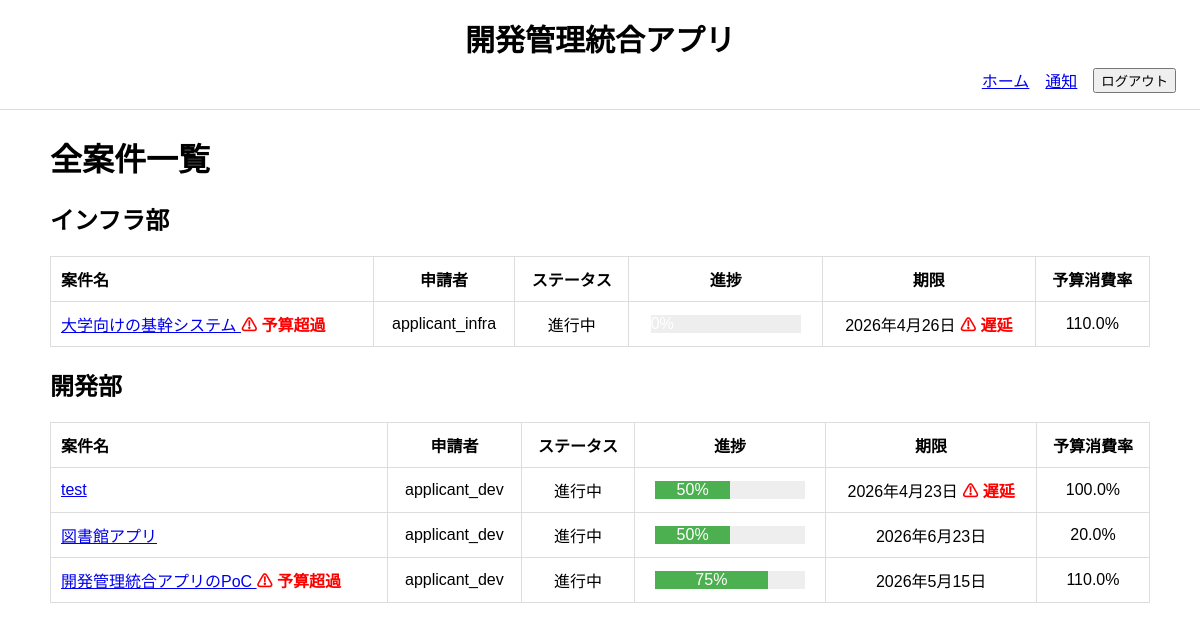
/hq/projects/ (signed in), run on the app's committed database.
### project_management_app/models.py (models this page shows, shortened)
class Department(models.Model):
    name = models.CharField("部門", max_length=100, unique=True)
    is_headquarters = models.BooleanField(default=False)
    class Meta:
        verbose_name = "部門"
        verbose_name_plural = "部門"
        ordering = ["name"]

class Project(models.Model):
    class Status(models.TextChoices):
        DRAFT = "draft", "下書き"
        PENDING_MANAGER = "pending_manager", "部門承認待ち"
        PENDING_HQ = "pending_hq", "本部承認待ち"
        APPROVED = "approved", "承認済"
        IN_PROGRESS = "in_progress", "進行中"
        COMPLETED = "completed", "完了"
        REJECTED = "rejected", "却下"
    name = models.CharField("案件名", max_length=200)
    description = models.TextField("目的・概要")
    applicant = models.ForeignKey(
        CustomUser,
        verbose_name="案件担当者",
        on_delete=models.SET_NULL,
        null=True,
        blank=True,
        related_name="applied_projects"
    )
    department = models.ForeignKey(
        Department,
        verbose_name="担当部門",
        on_delete=models.PROTECT,
        related_name="projects",
    )
    estimated_budget = models.DecimalField(
        "予算額", max_digits=12, decimal_places=0
        )
    is_budget_notified = models.BooleanField(default=False)
    progress_rate = models.PositiveIntegerField(
        "全体進捗率",
        default=0,
        validators=[MinValueValidator(0), MaxValueValidator(100)]
    )
    status = models.CharField(
        "ステータス",
        max_length=30,
        choices=Status.choices,
        default=Status.DRAFT
    )
    submitted_at = models.DateField("申請日", null=True, blank=True)
    start_date = models.DateField("開始日", null=True, blank=True)
    due_date = models.DateField("期限", null=True, blank=True)
    approved_at = models.DateField("最終承認日", null=True, blank=True)
    completed_at = models.DateField("完了日", null=True, blank=True)
    created_at = models.DateTimeField("作成日時", auto_now_add=True)
    updated_at = models.DateTimeField("更新日時", auto_now=True)
    class Meta:
        verbose_name = "案件"
        verbose_name_plural = "案件"
        ordering = ["-created_at"]
    @property
    def total_actual_amount(self):
        return (
            self.budget_records.aggregate(
                total=Sum("amount")
            )["total"] or 0
        )
    @property
    def consumption_rate(self):
        if not self.estimated_budget:
            return 0
        return round(
            (self.total_actual_amount / self.estimated_budget) * 100, 1
        )
    @property
    def is_delayed(self):
        return bool(
            self.due_date
            and self.due_date < timezone.now().date()
            and self.status != self.Status.COMPLETED
        )
    @property
    def is_over_budget(self):
        return self.total_actual_amount > self.estimated_budget

class CustomUser(AbstractUser):
    class Role(models.TextChoices):
        MEMBER = "member", "タスク担当者"
        APPLICANT = "applicant", "申請者"
        MANAGER = "manager", "部門管理者"
        HQ = "hq", "本部管理者"
    department = models.ForeignKey(
        Department,
        verbose_name="所属部門",
        on_delete=models.PROTECT,
        related_name="users",
        null=True,
        blank=True
    )
    role = models.CharField(
        "ロール",
        max_length=30,
        choices=Role.choices,
        default=Role.APPLICANT
    )
    class Meta:
        verbose_name = "ユーザー"
        verbose_name_plural = "ユーザー"

### project_management_app/views.py (the view)
# urls.py: path("hq/projects/", HQProjectListView.as_view(), name="hq_project_list"),
class HQProjectListView(LoginRequiredMixin, ListView):
    model = Department
    template_name = "project_management_app/hq_project_list.html"
    context_object_name = "departments"
    def get_queryset(self):
        return Department.objects.filter(is_headquarters=False).prefetch_related(
            Prefetch(
                "projects",
                queryset=Project.objects.select_related("applicant").order_by("-created_at")
            )
        )

### project_management_app/context_processors.py (called while the page is built)
def notification_count(request):
    if request.user.is_authenticated:
        count = Notification.objects.filter(
            recipient=request.user,
            is_read=False
        ).count()
    else:
        count = 0
    return {
        "unread_notification_count": count
    }

def pending_approval_count(request):
    if request.user.is_authenticated:
        if request.user.role == "manager":
            count = Project.objects.filter(
                department=request.user.department,
                status=Project.Status.PENDING_MANAGER
            ).count()
        elif request.user.role == "hq":
            count = Project.objects.filter(
                status=Project.Status.PENDING_HQ
            ).count()
        else:
            count = 0
    else:
        count = 0
    return {
        "pending_approval_count": count
    }

### project_management_app/templates/project_management_app/hq_project_list.html (shortened to what this page needs)
{% extends "project_management_app/base.html" %}
{% block content %}
<h1>全案件一覧</h1>
{% for department in departments %}
    {% if department.projects.all %}
    <h2>{{ department.name }}</h2>
    <table border="1">
        <tr>
            <th>案件名</th>
            <th>申請者</th>
            <th>ステータス</th>
            <th>進捗</th>
            <th>期限</th>
            <th>予算消費率</th>
        </tr>
        {% for project in department.projects.all %}
        <tr>
            <td>
                <a href="{% url 'project_detail' project.pk %}">
                    {{ project.name }}
                </a>
                {% if project.is_over_budget %}
                    <span class="warning">⚠ 予算超過</span>
                {% endif %}
            </td>
            <td>{{ project.applicant.username }}</td>
            <td>{{ project.get_status_display }}</td>
            <td style="text-align:center;">
                <div style="background:#eee; width:150px; display:inline-block;">
                    <div style="
                        background:#4caf50;
                        width:{{ project.progress_rate }}%;
                        text-align:center;
                        color:white;
                    ">
                        {{ project.progress_rate }}%
                    </div>
                </div>
            </td>
            <td>
                {{ project.due_date }}
                {% if project.is_delayed %}
                    <span style="color: red;"><strong>⚠ 遅延</strong></span>
                {% endif %}
            </td>
            <td>{{ project.consumption_rate }}%</td>
        </tr>
        {% endfor %}
    </table>
    {% endif %}
{% endfor %}
{% endblock %}

### project_management_app/static/project_management_app/base.css (style rules this page uses)
body { font-family: sans-serif; margin: 0; }
table { width: 100%; border-collapse: collapse; }
th, td { text-align: center; vertical-align: middle; padding: 10px; border: 1px solid #ddd; }
th:first-child, td:first-child { text-align: left; }
.warning { color: red; font-weight: bold; }

### data on the page
Department: name "インフラ部"
Project: name "大学向けの基幹システム", shows "⚠ 予算超過", applicant.username "applicant_infra", status "進行中", due_date "2026年4月26日", shows "⚠ 遅延", consumption_rate "110.0"
Department: name "開発部"
Project: name "test", applicant.username "applicant_dev", status "進行中", progress_rate "50", due_date "2026年4月23日", shows "⚠ 遅延", consumption_rate "100.0"
Project: name "図書館アプリ", applicant.username "applicant_dev", status "進行中", progress_rate "50", due_date "2026年6月23日", consumption_rate "20.0"
Project: name "開発管理統合アプリのPoC", shows "⚠ 予算超過", applicant.username "applicant_dev", status "進行中", progress_rate "75", due_date "2026年5月15日", consumption_rate "110.0"
